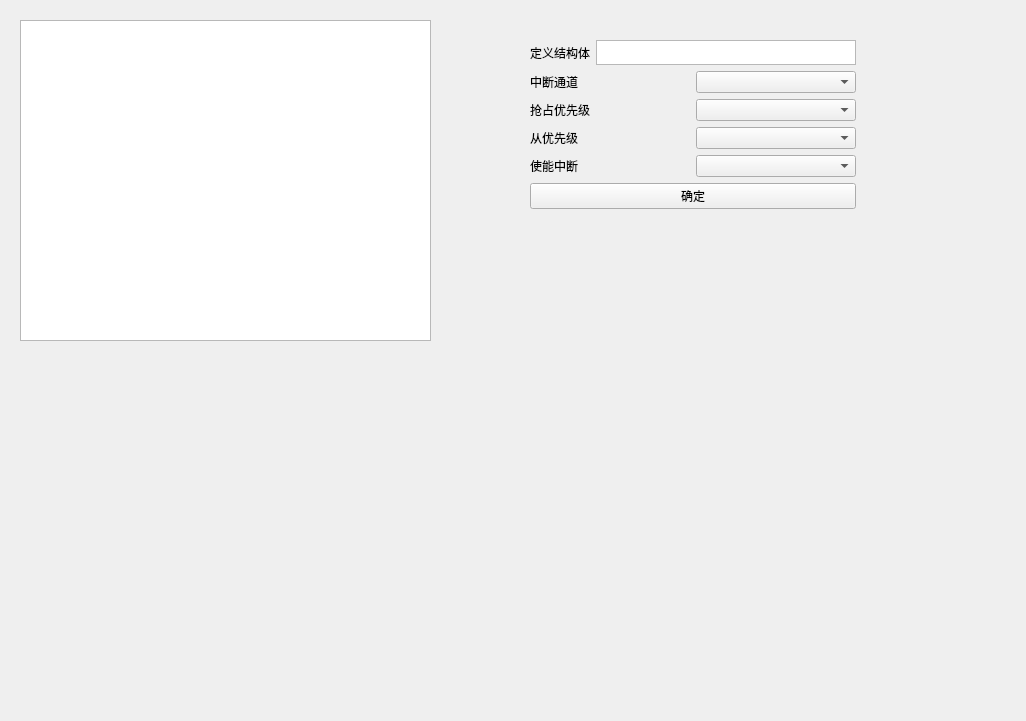
<?xml version="1.0" encoding="UTF-8"?>
<ui version="4.0">
 <class>UI_NIVC</class>
 <widget class="QWidget" name="UI_NIVC">
  <property name="geometry">
   <rect>
    <x>0</x>
    <y>0</y>
    <width>1026</width>
    <height>721</height>
   </rect>
  </property>
  <property name="windowTitle">
   <string>Form</string>
  </property>
  <widget class="QTextEdit" name="CODEtextEdit">
   <property name="geometry">
    <rect>
     <x>20</x>
     <y>20</y>
     <width>411</width>
     <height>321</height>
    </rect>
   </property>
  </widget>
  <widget class="QWidget" name="">
   <property name="geometry">
    <rect>
     <x>530</x>
     <y>40</y>
     <width>326</width>
     <height>170</height>
    </rect>
   </property>
   <layout class="QGridLayout" name="gridLayout">
    <item row="0" column="0">
     <layout class="QHBoxLayout" name="horizontalLayout">
      <item>
       <widget class="QLabel" name="label_7">
        <property name="text">
         <string>定义结构体</string>
        </property>
       </widget>
      </item>
      <item>
       <widget class="QPlainTextEdit" name="InitStructure_2">
        <property name="maximumSize">
         <size>
          <width>16777215</width>
          <height>25</height>
         </size>
        </property>
       </widget>
      </item>
     </layout>
    </item>
    <item row="1" column="0">
     <layout class="QHBoxLayout" name="horizontalLayout_7">
      <item>
       <widget class="QLabel" name="label_8">
        <property name="text">
         <string>中断通道</string>
        </property>
       </widget>
      </item>
      <item>
       <widget class="QComboBox" name="cob_CHANNEL"/>
      </item>
     </layout>
    </item>
    <item row="2" column="0">
     <layout class="QHBoxLayout" name="horizontalLayout_8">
      <item>
       <widget class="QLabel" name="label_9">
        <property name="text">
         <string>抢占优先级</string>
        </property>
       </widget>
      </item>
      <item>
       <widget class="QComboBox" name="cobPriority"/>
      </item>
     </layout>
    </item>
    <item row="3" column="0">
     <layout class="QHBoxLayout" name="horizontalLayout_9">
      <item>
       <widget class="QLabel" name="label_10">
        <property name="text">
         <string>从优先级</string>
        </property>
       </widget>
      </item>
      <item>
       <widget class="QComboBox" name="cobSubPriority"/>
      </item>
     </layout>
    </item>
    <item row="4" column="0">
     <layout class="QHBoxLayout" name="horizontalLayout_10">
      <item>
       <widget class="QLabel" name="label_11">
        <property name="text">
         <string>使能中断</string>
        </property>
       </widget>
      </item>
      <item>
       <widget class="QComboBox" name="cob_NEWSTAT"/>
      </item>
     </layout>
    </item>
    <item row="5" column="0">
     <widget class="QPushButton" name="OK_BTN_2">
      <property name="text">
       <string>确定</string>
      </property>
     </widget>
    </item>
   </layout>
  </widget>
 </widget>
 <resources/>
 <connections/>
</ui>
